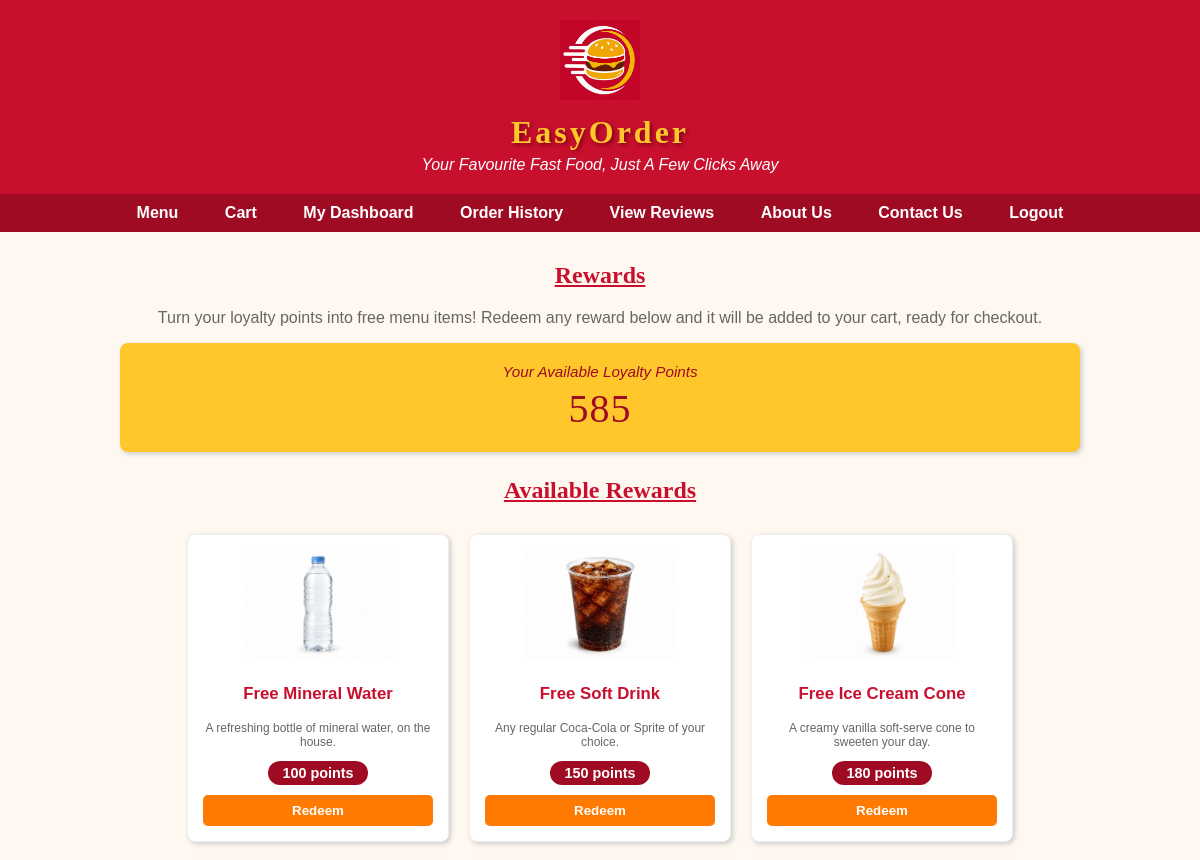
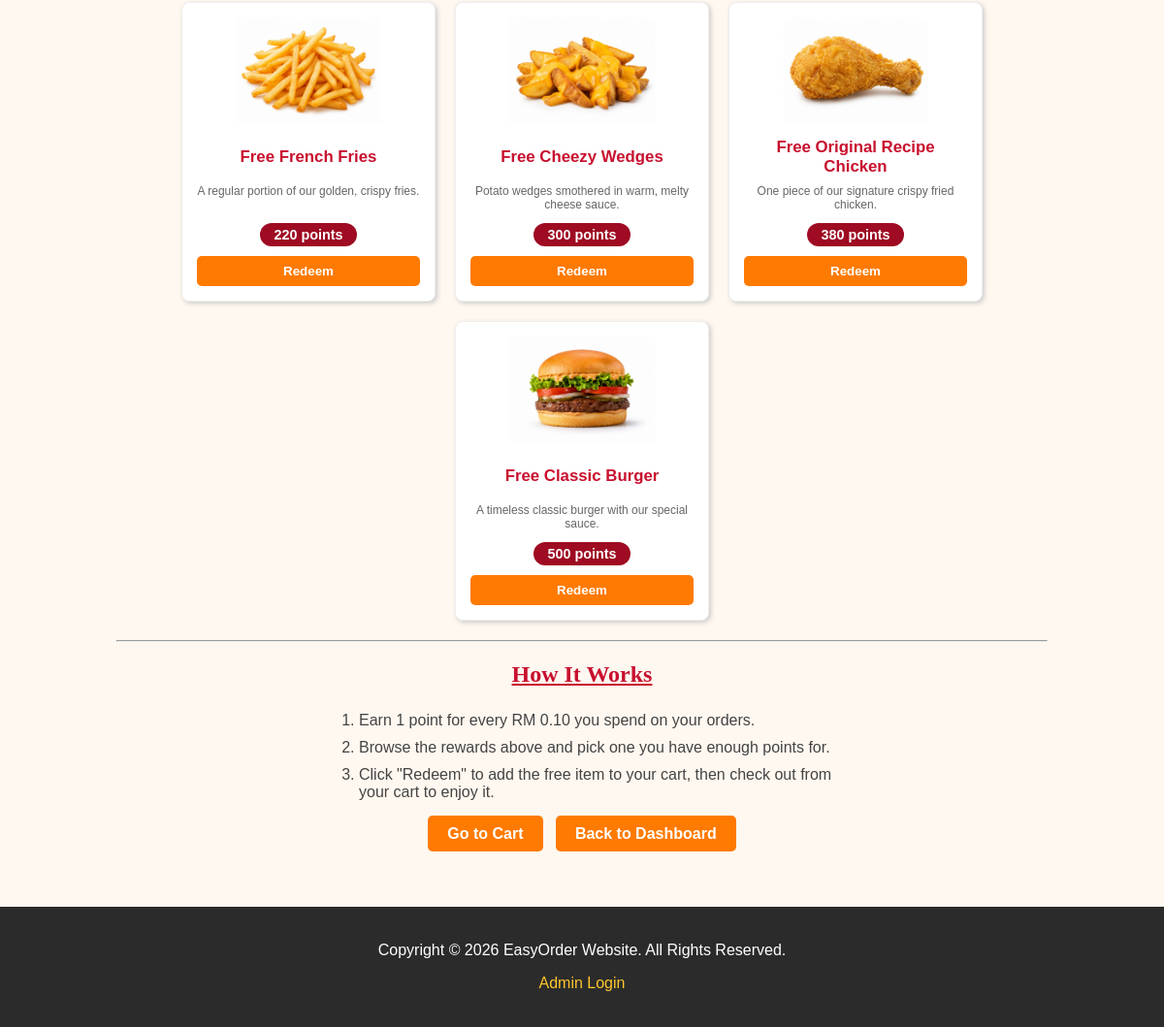
The app's page /reward.php (signed in) with its own data (2 pictures, top to bottom).
### tables this page shows
CREATE TABLE `member` (
  `member_id` int(11) NOT NULL,
  `member_name` varchar(100) NOT NULL,
  `member_email` varchar(100) NOT NULL,
  `member_password` varchar(255) NOT NULL,
  `member_phone` varchar(15) NOT NULL,
  `member_gender` varchar(10) NOT NULL,
  `member_dob` date NOT NULL,
  `member_address` varchar(140) NOT NULL DEFAULT '',
  `member_state` varchar(30) NOT NULL,
  `member_city` varchar(50) NOT NULL,
  `member_postcode` char(5) NOT NULL,
  `member_points` int(6) NOT NULL DEFAULT 0,
  `member_joindate` date NOT NULL,
  `member_isDelete` int(1) NOT NULL DEFAULT 0
);

CREATE TABLE `reward` (
  `reward_id` char(5) NOT NULL,
  `reward_name` varchar(100) NOT NULL,
  `reward_desc` varchar(255) NOT NULL,
  `reward_points` int(6) NOT NULL,
  `reward_product` char(5) NOT NULL,
  `reward_image` varchar(100) NOT NULL,
  `reward_status` varchar(10) NOT NULL,
  `reward_isDelete` int(1) NOT NULL DEFAULT 0
);

### reward.php (the view, shortened to what this page needs)
<?php
include("dataconnection.php");
$mid = $_SESSION["member_id"];
$available_points = 0;
$stmt = mysqli_prepare($connect,"SELECT member_points FROM member WHERE member_id=? AND member_isDelete=0");
mysqli_stmt_bind_param($stmt,"i",$mid);
mysqli_stmt_execute($stmt);
$result = mysqli_stmt_get_result($stmt);
if(mysqli_num_rows($result)>0)
{
	$row = mysqli_fetch_assoc($result);
	$available_points = $row["member_points"];
}
?>
<!DOCTYPE html>
<html>
<head>
<link rel="stylesheet" href="style.css">
</head>
<body>
<div id="header">
<img src="image/logo.png" width="80px" height="80px" alt="EasyOrder Logo" title="EasyOrder">
<h1>EasyOrder</h1>
<p>Your Favourite Fast Food, Just A Few Clicks Away</p>
</div>
<div id="navbar">
<a href="category.php">Menu</a>
<a href="cart.php">Cart</a>
<a href="dashboard.php">My Dashboard</a>
<a href="order_history.php">Order History</a>
<a href="view_review.php">View Reviews</a>
<a href="about.html">About Us</a>
<a href="contact.php">Contact Us</a>
<a href="logout.php" onclick="return confirm('Are you sure you want to logout?')">Logout</a>
</div>
<div id="main">
<h2 class="section-title">Rewards</h2>
<p class="intro">Turn your loyalty points into free menu items! Redeem any reward below and it will be added to your cart, ready for checkout.</p>
<div id="points-banner">
<p class="points-caption">Your Available Loyalty Points</p>
<p class="points-number"><?php echo $available_points; ?></p>
</div>
<h2 class="section-title">Available Rewards</h2>
<div class="reward-list">
<?php
$reward_result = mysqli_query($connect,"SELECT * FROM reward,product WHERE reward_product=product_id AND reward_isDelete=0 AND reward_status='Active' AND product_isDelete=0 AND product_status='Active' AND product_stock>0");
while($reward = mysqli_fetch_assoc($reward_result))
{
	$rname = $reward["reward_name"];
	$rdesc = $reward["reward_desc"];
	$rpoints = $reward["reward_points"];
	$rimage = $reward["reward_image"];
?>
<div class="reward-card">
<img src="image/<?php echo $rimage; ?>" alt="<?php echo $rname; ?>" title="<?php echo $rname; ?>">
<p class="reward-name"><?php echo $rname; ?></p>
<p class="reward-desc"><?php echo $rdesc; ?></p>
<span class="reward-points"><?php echo $rpoints; ?> points</span>
<?php
if($available_points >= $rpoints)
{
?>
<form method="post" action="reward.php" onsubmit="return confirm('Redeem this reward for <?php echo (int)$rpoints; ?> points? It will be added to your cart.')">
<input class="redeem-btn" type="submit" name="redeembtn" value="Redeem">
</form>
<?php
}
else
{
?>
<span class="no-points">Not Enough Points</span>
<?php
}
?>
</div>
<?php
}
?>
</div>
<hr>
<h2 class="section-title">How It Works</h2>
<ol class="steps">
<li>Earn 1 point for every RM 0.10 you spend on your orders.</li>
<li>Browse the rewards above and pick one you have enough points for.</li>
<li>Click "Redeem" to add the free item to your cart, then check out from your cart to enjoy it.</li>
</ol>
<p style="text-align:center; margin-top:20px;"><a class="btn" href="cart.php">Go to Cart</a> &nbsp; <a class="btn" href="dashboard.php">Back to Dashboard</a></p>
</div>
<footer>
<p>Copyright &copy; 2026 EasyOrder Website. All Rights Reserved.</p>
<p><a href="admin_login.php">Admin Login</a></p>
</footer>
</body>
</html>

### style.css (style rules this page uses)
* { font-family:Arial; }
body { background-color:#FFF8F0; color:#333333; margin:0px; }
#header { background-color:#C8102E; color:#FFFFFF; text-align:center; padding:20px 10px 20px 10px; }
#header h1 { color:#FFC72C; font-family:"Arial Black"; letter-spacing:3px; text-shadow:2px 2px 4px #7A0014; margin:10px 0px 5px 0px; }
#header p { color:#FFFFFF; font-style:italic; margin:0px; }
#navbar { background-color:#9E0B22; text-align:center; padding:10px 0px 10px 0px; }
#navbar a { color:#FFFFFF; font-weight:bold; text-decoration:none; padding:12px 18px 12px 18px; margin:0px 3px 0px 3px; }
#main { width:960px; margin:auto; padding:10px 0px 20px 0px; }
.section-title { color:#C8102E; text-align:center; font-family:"Arial Narrow"; text-decoration:underline; }
.btn { background-color:#FF7A00; color:#FFFFFF; font-weight:bold; text-decoration:none; padding:10px 20px 10px 20px; border-radius:5px; }
input[type="submit"],input[type="button"],input[type="reset"] { background-color:#FF7A00; color:#FFFFFF; font-weight:bold; border:0px; border-radius:5px; padding:10px 22px 10px 22px; cursor:pointer; }
footer { background-color:#2B2B2B; color:#FFFFFF; text-align:center; padding:20px 10px 20px 10px; margin-top:30px; }
footer a { color:#FFC72C; text-decoration:none; }
.intro { text-align:center; color:#666666; }
ol.steps { color:#444444; font-size:12pt; width:500px; margin:auto; }
ol.steps li { padding:5px 0px 5px 0px; }

### reward.php (style rules this page uses)
#points-banner { background-color:#FFC72C; color:#9E0B22; border-radius:8px; box-shadow:2px 2px 5px #CCCCCC; padding:20px 25px 20px 25px; margin-bottom:25px; text-align:center; }
#points-banner .points-caption { font-style:italic; font-size:0.95em; margin:0px; }
#points-banner .points-number { font-family:"Arial Black"; font-size:30pt; letter-spacing:1px; margin:5px 0px 0px 0px; }
.reward-list { display:flex; flex-wrap:wrap; justify-content:center; margin-bottom:10px; }
.reward-card { width:230px; background-color:#FFFFFF; border:1px solid #EEEEEE; border-radius:8px; box-shadow:2px 2px 5px #CCCCCC; margin:10px; padding:15px; display:flex; flex-direction:column; align-items:center; text-align:center; }
.reward-card img { width:150px; height:110px; border-radius:5px; object-fit:cover; }
.reward-card .reward-name { color:#C8102E; font-weight:bold; font-size:1.05em; margin:12px 0px 6px 0px; min-height:2.6em; display:flex; align-items:center; justify-content:center; }
.reward-card .reward-desc { color:#666666; font-size:9pt; margin:0px 0px 12px 0px; flex-grow:1; }
.reward-card .reward-points { background-color:#9E0B22; color:#FFFFFF; font-weight:bold; font-size:0.9em; border-radius:12px; padding:4px 14px 4px 14px; margin-bottom:10px; }
.reward-card .redeem-btn { background-color:#FF7A00; color:#FFFFFF; font-weight:bold; text-decoration:none; border-radius:5px; padding:8px 0px 8px 0px; width:100%; box-sizing:border-box; border:0px; cursor:pointer; }
.reward-card form { width:100%; }

### records on screen
member: member_points "585"
reward: reward_image (picture), reward_name "Free Mineral Water", reward_desc "A refreshing bottle of mineral water, on the house.", reward_points "100"
reward: reward_image (picture), reward_name "Free Soft Drink", reward_desc "Any regular Coca-Cola or Sprite of your choice.", reward_points "150"
reward: reward_image (picture), reward_name "Free Ice Cream Cone", reward_desc "A creamy vanilla soft-serve cone to sweeten your day.", reward_points "180"
reward: reward_image (picture), reward_name "Free French Fries", reward_desc "A regular portion of our golden, crispy fries.", reward_points "220"
reward: reward_image (picture), reward_name "Free Cheezy Wedges", reward_desc "Potato wedges smothered in warm, melty cheese sauce.", reward_points "300"
reward: reward_image (picture), reward_name "Free Original Recipe Chicken", reward_desc "One piece of our signature crispy fried chicken.", reward_points "380"
reward: reward_image (picture), reward_name "Free Classic Burger", reward_desc "A timeless classic burger with our special sauce.", reward_points "500"
